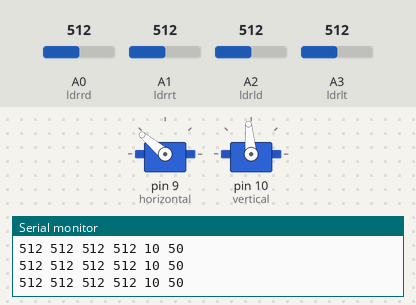
Bench run of a sketch on a simulated Arduino Uno, built with avr-gcc and run on an emulated ATmega328P. Parts: 2 × servo, the last lines printed to the serial monitor. Inputs (shaded band) come from the test bench; at power-on: A0 (ldrrd) = 512, A1 (ldrrt) = 512, A3 (ldrlt) = 512, A2 (ldrld) = 512.

Above: at 4.2 s.
4.3 s: A0 (ldrrd) set to 603
7.3 s: A0 (ldrrd) set to 626
At 8.1 s:
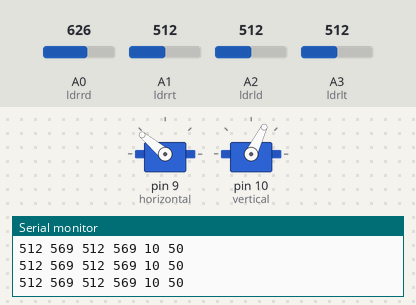
At 10.0 s:
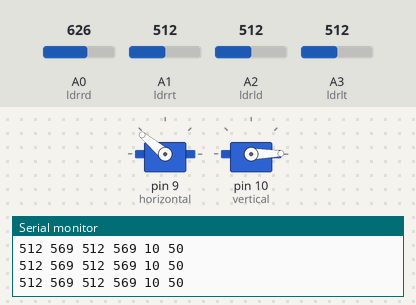
10.3 s: A1 (ldrrt) set to 312
13.3 s: A1 (ldrrt) set to 280
At 13.78 s:
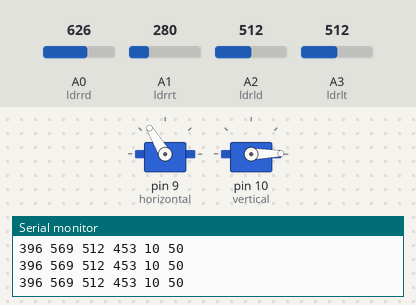
16.3 s: A3 (ldrlt) set to 953
18.0 s: A3 (ldrlt) set to 969
At 23.5 s:
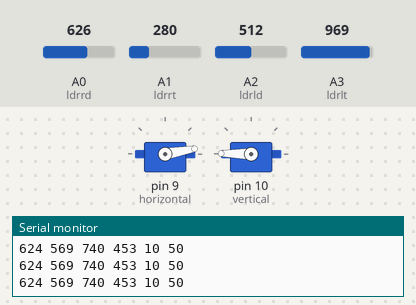
Timing chart, 0 to 23.9 s (numbered marks = the images above; inputs shaded):
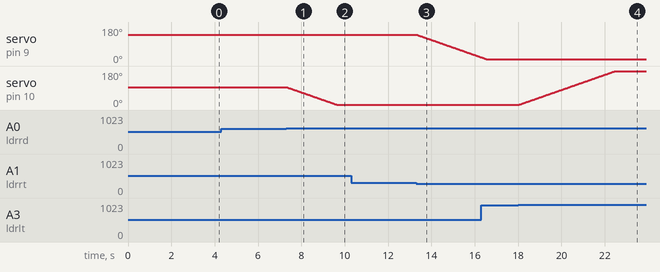

The sketch:

solartracker.ino
```cpp
#include <Servo.h>
Servo horizontal; // horizontal servo
int servoh = 140; // 90; // stand horizontal servo
int servohLimitHigh = 140;
int servohLimitLow = 10;
// 65 degrees MAX
Servo vertical; // vertical servo
int servov = 95; // 90; // stand vertical servo
int servovLimitHigh = 179;
int servovLimitLow = 1;
int ldrlt = 3; //LDR top left - BOTTOM LEFT <--- BDG
int ldrrt = 1; //LDR top rigt - BOTTOM RIGHT
int ldrld = 2; //LDR down left - TOP LEFT
int ldrrd = 0; //ldr down rigt - TOP RIGHT
void setup()
{
Serial.begin(9600);
horizontal.attach(9);
vertical.attach(10);
horizontal.write(140);
vertical.write(95);
delay(3000);
}

void loop()
{
int lt = analogRead(ldrlt); // top left
int rt = analogRead(ldrrt); // top right
int ld = analogRead(ldrld); // down left
int rd = analogRead(ldrrd); // down right

int dtime = 10; int tol = 50;
int avt = (lt + rt) / 2; // average value top
int avd = (ld + rd) / 2; // average value dow
int avl = (lt + ld) / 2; // average value left
int avr = (rt + rd) / 2; // average value righ
int dvert = avt - avd; // check the diffirence of up and down
int dhoriz = avl - avr;// check the diffirence og left and rigt

Serial.print(avt);
Serial.print(" ");
Serial.print(avd);
Serial.print(" ");
Serial.print(avl);
Serial.print(" ");
Serial.print(avr);
Serial.print(" ");
Serial.print(dtime);
Serial.print(" ");
Serial.print(tol);
Serial.println(" ");

if (-1*tol > dvert || dvert > tol) // check if the diffirence is in the tolerance else change vertical angle
{
if (avt > avd)
{
servov = ++servov;
if (servov > servovLimitHigh)
{
servov = servovLimitHigh;
}
}
else if (avt < avd)
{
servov= --servov;
if (servov < servovLimitLow)
{
servov = servovLimitLow;
}
}
vertical.write(servov);
}
if (-1*tol > dhoriz || dhoriz > tol) // check if the diffirence is in the tolerance else change horizontal angle
{
if (avl > avr)
{
servoh = --servoh;
if (servoh < servohLimitLow)
{
servoh = servohLimitLow;
}
}
else if (avl < avr)
{
servoh = ++servoh;
if (servoh > servohLimitHigh)
{
servoh = servohLimitHigh;
}
}
else if (avl = avr)
{
}
horizontal.write(servoh);
}
delay(dtime);
}
```

Measured:
- the behaviour switches between 613 and 614 on A0 (ldrrd) (found by bisection; images 0 and 1)
- the behaviour switches between 298 and 297 on A1 (ldrrt) (found by bisection; images 2 and 3)
- the behaviour switches between 959 and 960 on A3 (ldrlt) (found by bisection; images 3 and 4)
- after the input at 7.3 s, servo on pin 10 (vertical): moves from 95° to 1° over 2.3 s, starting at once
- after the input at 13.3 s, servo on pin 9 (horizontal): moves from 140° to 20° over 3.0 s, starting at once
- after the input at 18.0 s, servo on pin 10 (vertical): moves from 1° to 179° over 4.4 s, starting at once
